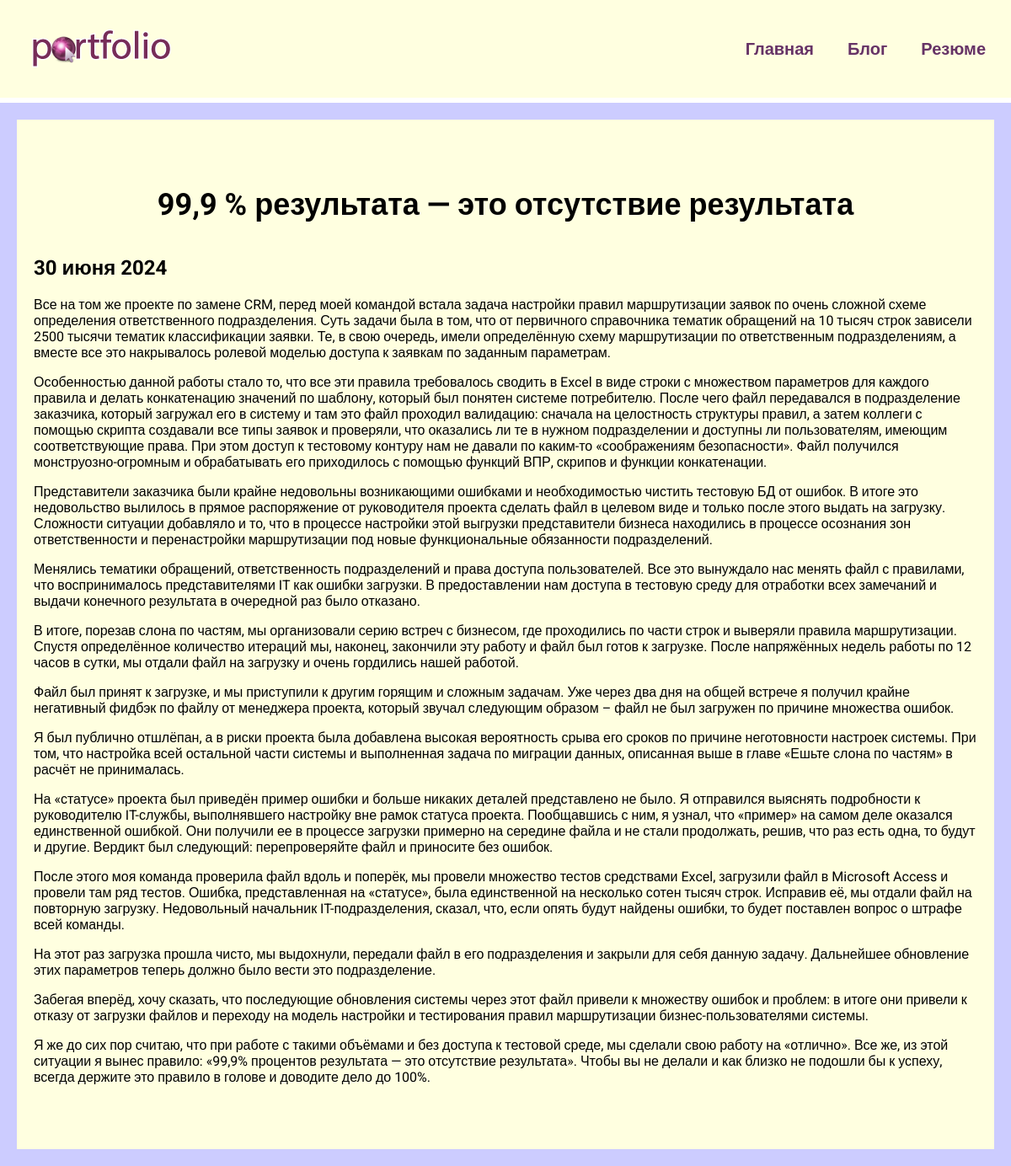
Page /blog/3/ on the committed database.
### blog/models.py (models this page shows, shortened)
class Blog(models.Model):
    title = models.CharField(max_length=200)
    description = models.TextField()
    date = models.DateField()

### blog/views.py (the view)
# urls.py: path('<int:blog_id>/', views.detail, name="detail"),
def detail(request, blog_id):
    blog = get_object_or_404(Blog, pk=blog_id)
    return render(request, 'blog/details.html', {'blog': blog})

### blog/templates/blog/details.html
{% extends 'skills/base.html' %}
{% block content %}
<div class="detail">
    <h1>{{ blog.title }}</h1>
    <h2>{{ blog.date | date:'j E Y' }}</h2>
    {{ blog.description | safe }}
</div>
{% endblock %}

### skills/static/css/style.css (style rules this page uses)
body { background: #CCCCFF; padding: 0; margin: 0; font-family: "Roboto", sans-serif; }
.content h1 { text-align: center; margin: 60px 0 40px; font-size: 36px; }
.detail { background: lightyellow; padding: 20px 20px 60px; box-sizing: border-box; }

### rows in the picture
Blog: title "99,9 % результата — это отсутствие результата", date "30 июня 2024", description "Все на том же проекте по замене CRM, перед моей командой встала задача настройки правил маршрутизации заявок по очень сложной схеме определения ответственного подразделения. Суть задачи была в том, что от первичного справочника тематик обращений на 10 тысяч строк зависели 2500 тысячи тематик классификации заявки. Те, в свою очередь, имели определённую схему маршрутизации по ответственным подразделениям, а вместе все это накрывалось ролевой моделью доступа к заявкам по заданным параметрам. Особенностью данной работы стало то, что все эти правила требовалось сводить в Excel в виде строки с множеством параметров для каждого правила и делать конкатенацию значений по шаблону, который был понятен…"
